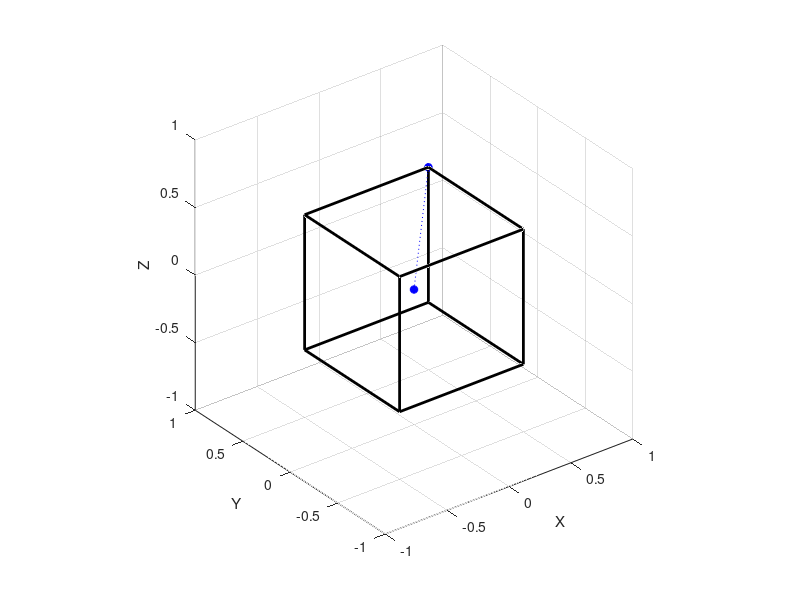

Reproduce this figure in MATLAB.
function box(center, extent, linestyle)

    if ~exist('linestyle', 'var') && exist('extent', 'var') && isletter(extent)
        % box(extent, linestyle)
        linestyle = extent;
        extent = center;
        center = [0, 0, 0];
    elseif exist('center', 'var') && ~exist('extent', 'var')
        % box(extent)
        extent = center;
        center = [0, 0, 0];
    elseif ~exist('center', 'var') && ~exist('extent', 'var')
        % box()
        extent = [0.5, 0.5, 0.5];
        center = [0, 0, 0];
    end
    
    if ~exist('linestyle', 'var') 
        linestyle = 'b:';
    end

    max_pt = center+extent;
    extent = abs(extent);
    axis_min = 2*(center-extent);
    axis_max = 2*(center+extent);

    btl = [ 
        center(1)-extent(1)
        center(2)+extent(2)
        center(3)+extent(3)
        ];
    btr = [ 
        center(1)+extent(1)
        center(2)+extent(2)
        center(3)+extent(3)
        ];
    
    bbl = [ 
        center(1)-extent(1)
        center(2)-extent(2)
        center(3)+extent(3)
        ];
    bbr = [ 
        center(1)+extent(1)
        center(2)-extent(2)
        center(3)+extent(3)
        ];
    
    
    
    ftl = [ 
        center(1)-extent(1)
        center(2)+extent(2)
        center(3)-extent(3)
        ];
    ftr = [ 
        center(1)+extent(1)
        center(2)+extent(2)
        center(3)-extent(3)
        ];
    
    fbl = [ 
        center(1)-extent(1)
        center(2)-extent(2)
        center(3)-extent(3)
        ];
    fbr = [ 
        center(1)+extent(1)
        center(2)-extent(2)
        center(3)-extent(3)
        ];

    % figure;
    plot3([btl(1) btr(1)], [btl(2) btr(2)], [btl(3) btr(3)], 'k', 'LineWidth', 2); hold on;
    plot3([ftl(1) ftr(1)], [ftl(2) ftr(2)], [ftl(3) ftr(3)], 'k', 'LineWidth', 2);
    plot3([bbl(1) bbr(1)], [bbl(2) bbr(2)], [bbl(3) bbr(3)], 'k', 'LineWidth', 2); hold on;
    plot3([fbl(1) fbr(1)], [fbl(2) fbr(2)], [fbl(3) fbr(3)], 'k', 'LineWidth', 2);
    
    plot3([ftl(1) fbl(1)], [ftl(2) fbr(2)], [ftl(3) fbr(3)], 'k', 'LineWidth', 2); hold on;
    plot3([ftr(1) fbr(1)], [ftr(2) fbr(2)], [ftr(3) fbr(3)], 'k', 'LineWidth', 2); hold on;
    plot3([btl(1) bbl(1)], [btl(2) bbr(2)], [btl(3) bbr(3)], 'k', 'LineWidth', 2); hold on;
    plot3([btr(1) bbr(1)], [btr(2) bbr(2)], [btr(3) bbr(3)], 'k', 'LineWidth', 2); hold on;
    
    plot3([fbl(1) bbl(1)], [fbl(2) bbl(2)], [fbl(3) bbl(3)], 'k', 'LineWidth', 2); hold on;
    plot3([fbr(1) bbr(1)], [fbr(2) bbr(2)], [fbr(3) bbr(3)], 'k', 'LineWidth', 2); hold on;
    plot3([ftl(1) btl(1)], [ftl(2) btl(2)], [ftl(3) btl(3)], 'k', 'LineWidth', 2); hold on;
    plot3([ftr(1) btr(1)], [ftr(2) btr(2)], [ftr(3) btr(3)], 'k', 'LineWidth', 2); hold on;
    
    h = plot3([center(1) max_pt(1)], [center(2) max_pt(2)], [center(3) max_pt(3)], linestyle);
    h2 = plot3(center(1), center(2), center(3), '*', 'LineWidth', 2);
    h3 = plot3(max_pt(1), max_pt(2), max_pt(3), '*', 'LineWidth', 2);
    set(h2, 'Color', get(h, 'Color'));
    set(h3, 'Color', get(h, 'Color'));
    
    pbaspect([1 1 1]);
    axis([axis_min(1) axis_max(1) axis_min(2) axis_max(2) axis_min(3) axis_max(3)]);
    xlabel('X'); ylabel('Y'); zlabel('Z');
    grid on;
 
end